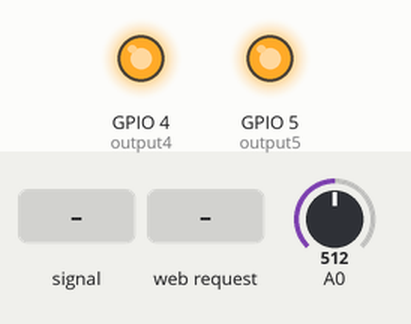
Recording of a sketch running on a simulated ESP8266 (NodeMCU). Parts: output pins drawn as LEDs (lit = HIGH). The inputs (shaded band) are chosen by the test bench; at power-on: A0 = 512. WiFi joins after 1.5 s; servers stay silent unless stated; what the sketch prints to the serial monitor is not drawn.

Above: at 2.7 s.
2.8 s: A0 fed a 200 Hz sine of ±255 counts around its level
At 4.31 s:
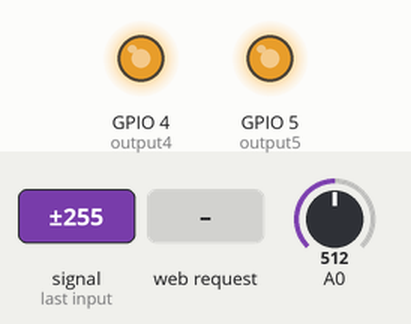
5.8 s: HTTP request GET /5/off received
At 7.1 s:
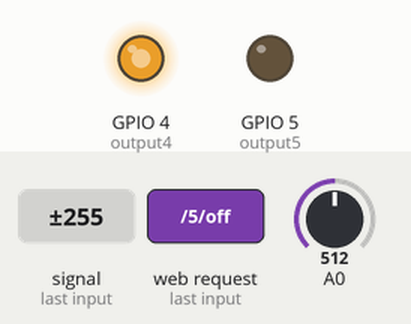
7.6 s: HTTP request GET /4/off received
At 8.8 s:
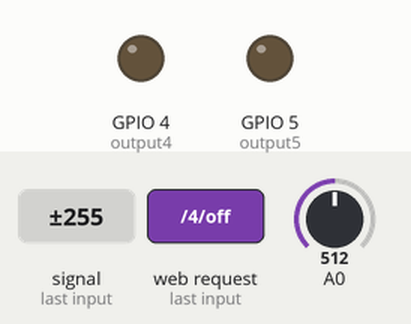
9.1 s: HTTP request GET /5/on received
12.1 s: A0 set to 318
13.6 s: A0 set to 284
At 14.3 s:
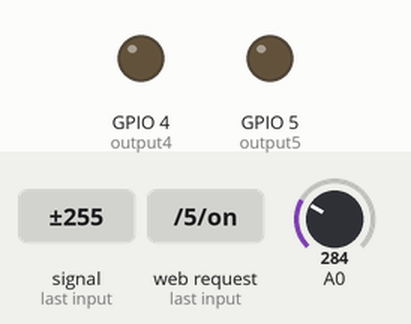
Timing chart, 0 to 16.1 s (numbered marks = the images above; inputs shaded):
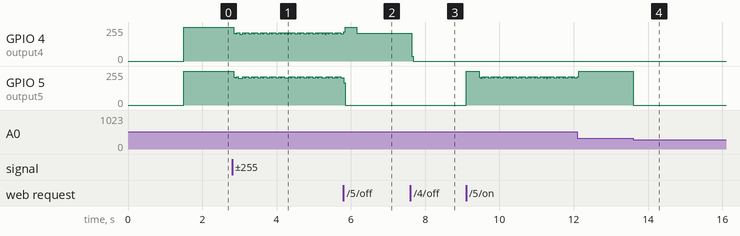

The sketch:

Node-Gas.ino
```cpp
//FirebaseESP8266.h must be included before ESP8266WiFi.h
#include <FirebaseESP8266.h>  // Install Firebase ESP8266 library

// Load Wi-Fi library
#include <ESP8266WiFi.h>

// Replace with your network credentials
const char* ssid     = "Mike 4G";
const char* password = "XXXXXXXX";

// Set web server port number to 80
WiFiServer server(80);

// Variable to store the HTTP request
String header;

// Auxiliar variables to store the current output state
String output5State = "off";
String output4State = "off";
bool output5offState = false;
bool output4offState = false;

// Assign output variables to GPIO pins
const int output5 = 5;
const int output4 = 4;
const int MQ2pin1 = 14;
const int MQ2pin2 = 12;

//variables to store sensor value
float sensor1Value;
float sensor2Value;

// Current time
unsigned long currentTime = millis();
// Previous time
unsigned long previousTime = 0;
// Define timeout time in milliseconds (example: 2000ms = 2s)
const long timeoutTime = 2000;

// Set your Static IP address
IPAddress local_IP(192, 168, 1, 63);
// Set your Gateway IP address
IPAddress gateway(192, 168, 1, 1);

IPAddress subnet(255, 255, 255, 0);
IPAddress primaryDNS(8, 8, 8, 8);   //optional
IPAddress secondaryDNS(8, 8, 4, 4); //optional

//Define Firebase Authentication host and key
#define FIREBASE_HOST "gas-monitor-ef935-default-rtdb.asia-southeast1.firebasedatabase.app" //Without http:// or https:// schemes
#define FIREBASE_AUTH "lglM38XZMWJPONl2HpU2HnulOaagf5xibCqCOz3n"

//Define FirebaseESP8266 data object
FirebaseData firebaseData;
FirebaseData ledData;
FirebaseJson json;

void setup() {
  Serial.begin(115200);
  // Initialize the output variables as outputs
  pinMode(output5, OUTPUT);
  pinMode(output4, OUTPUT);
  // Set outputs to LOW
  digitalWrite(output5, LOW);
  digitalWrite(output4, LOW);

  // Configures static IP address
  if (!WiFi.config(local_IP, gateway, subnet, primaryDNS, secondaryDNS)) {
    Serial.println("STA Failed to configure");
  }

  // Connect to Wi-Fi network with SSID and password
  Serial.print("Connecting to ");
  Serial.println(ssid);
  WiFi.begin(ssid, password);
  while (WiFi.status() != WL_CONNECTED) {
    delay(500);
    Serial.print(".");
  }
  // Print local IP address and start web server
  Serial.println("");
  Serial.println("WiFi connected.");
  Serial.println("IP address: ");
  Serial.println(WiFi.localIP());
  server.begin();

  Firebase.begin(FIREBASE_HOST, FIREBASE_AUTH);
  Firebase.reconnectWiFi(true);
}

void loop(){
  // read analog input pins
  sensor1Value = analogRead(MQ2pin1);
  sensor2Value = analogRead(MQ2pin2);

  if(sensor1Value > 300 and output5offState == false)
  {
    output5State = "on";
    digitalWrite(output5, HIGH);
  }
  else
  {
    output5State = "off";
    digitalWrite(output5, LOW);
  }

  if(sensor2Value > 300 and output4offState == false)
  {
    output4State = "on";
    digitalWrite(output4, HIGH);
  }
  else
  {
    output4State = "off";
    digitalWrite(output4, LOW);
  }

  WiFiClient client = server.available();   // Listen for incoming clients

  if (client) {                             // If a new client connects,
    Serial.println("New Client.");          // print a message out in the serial port
    String currentLine = "";                // make a String to hold incoming data from the client
    currentTime = millis();
    previousTime = currentTime;
    while (client.connected() && currentTime - previousTime <= timeoutTime) { // loop while the client's connected
      currentTime = millis();
      if (client.available()) {             // if there's bytes to read from the client,
        char c = client.read();             // read a byte, then
        Serial.write(c);                    // print it out the serial monitor
        header += c;
        if (c == '\n') {                    // if the byte is a newline character
          // if the current line is blank, you got two newline characters in a row.
          // that's the end of the client HTTP request, so send a response:
          if (currentLine.length() == 0) {
            // HTTP headers always start with a response code (e.g. HTTP/1.1 200 OK)
            // and a content-type so the client knows what's coming, then a blank line:
            client.println("HTTP/1.1 200 OK");
            client.println("Content-type:text/html");
            client.println("Connection: close");
            client.println();

            // turns the GPIOs on and off
            if (header.indexOf("GET /5/on") >= 0) {
              Serial.println("GPIO 5 on");
              output5State = "on";
              output5offState = false;
              digitalWrite(output5, HIGH);
            } else if (header.indexOf("GET /5/off") >= 0) {
              Serial.println("GPIO 5 off");
              output5State = "off";
              output5offState = true;
              digitalWrite(output5, LOW);
            } else if (header.indexOf("GET /4/on") >= 0) {
              Serial.println("GPIO 4 on");
              output4State = "on";
              output4offState = false;
              digitalWrite(output4, HIGH);
            } else if (header.indexOf("GET /4/off") >= 0) {
              Serial.println("GPIO 4 off");
              output4State = "off";
              output4offState = true;
              digitalWrite(output4, LOW);
            }

            // Display the HTML web page
            client.println("<!DOCTYPE html><html>");
            client.println("<head><meta name=\"viewport\" content=\"width=device-width, initial-scale=1\">");
            client.println("<meta http-equiv=\"refresh\" content=\"5; url=/\">");
            client.println("<link rel=\"icon\" href=\"data:,\">");
            // CSS to style the on/off buttons
            // Feel free to change the background-color and font-size attributes to fit your preferences
            client.println("<style>html { font-family: Helvetica; display: inline-block; margin: 0px auto; text-align: center;}");
            client.println(".button { background-color: #195B6A; border: none; color: white; padding: 16px 40px;");
            client.println("text-decoration: none; font-size: 30px; margin: 2px; cursor: pointer;}");
            client.println(".button2 {background-color: #77878A;}</style></head>");

            // Web Page Heading
            client.println("<body><h1>Gas Sensor Control Panel</h1>");

            // Display current state, and ON/OFF buttons for GPIO 5
            client.println("<p>Sensor 1 - State " + output5State + "</p>");
            // If the output5State is off, it displays the ON button
            if (output5State=="off") {
              client.println("<p><a href=\"/5/on\"><button class=\"button\">ON</button></a></p>");
            } else {
              client.println("<p><a href=\"/5/off\"><button class=\"button button2\">OFF</button></a></p>");
            }

            // Display current state, and ON/OFF buttons for GPIO 4
            client.println("<p>Sensor 2 - State " + output4State + "</p>");
            // If the output4State is off, it displays the ON button
            if (output4State=="off") {
              client.println("<p><a href=\"/4/on\"><button class=\"button\">ON</button></a></p>");
            } else {
              client.println("<p><a href=\"/4/off\"><button class=\"button button2\">OFF</button></a></p>");
            }
            client.println("</body></html>");

            // The HTTP response ends with another blank line
            client.println();

            //update firebase values
            if (Firebase.setString(firebaseData, "/sensor/G1", output5State))
            {
              Serial.println("PASSED");
              Serial.println("PATH: " + firebaseData.dataPath());
              Serial.println("TYPE: " + firebaseData.dataType());
              Serial.println("ETag: " + firebaseData.ETag());
              Serial.println("------------------------------------");
              Serial.println();
            }
            else
            {
              Serial.println("FAILED");
              Serial.println("REASON: " + firebaseData.errorReason());
              Serial.println("------------------------------------");
              Serial.println();
            }

            if (Firebase.setString(firebaseData, "/sensor/G2", output4State))
            {
              Serial.println("PASSED");
              Serial.println("PATH: " + firebaseData.dataPath());
              Serial.println("TYPE: " + firebaseData.dataType());
              Serial.println("ETag: " + firebaseData.ETag());
              Serial.println("------------------------------------");
              Serial.println();
            }
            else
            {
              Serial.println("FAILED");
              Serial.println("REASON: " + firebaseData.errorReason());
              Serial.println("------------------------------------");
              Serial.println();
            }

            // Break out of the while loop
            break;
          } else { // if you got a newline, then clear currentLine
            currentLine = "";
          }
        } else if (c != '\r') {  // if you got anything else but a carriage return character,
          currentLine += c;      // add it to the end of the currentLine
        }
      }
    }
    // Clear the header variable
    header = "";
    // Close the connection
    client.stop();
    Serial.println("Client disconnected.");
    Serial.println("");
  }
}
```

Measured:
- after the input at 7.6 s, GPIO 4 (output4): 208/255 → 0/255 at once
- after the input at 13.6 s, GPIO 5 (output5): 255/255 → 0/255 at once
